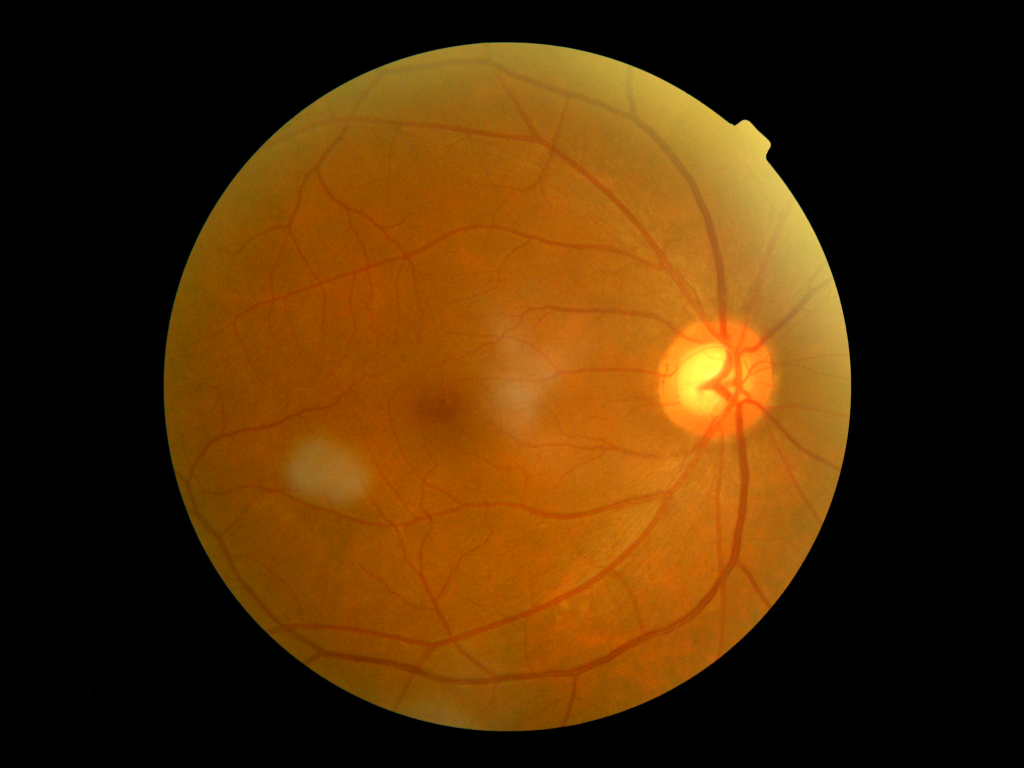
#> input picture images/retinopaty.png, 2048 x 1536 px (shown at 1/2 size)
$ jupyter execute morphology.ipynb
#> lines starting #> are read from the running program, lines starting #| are printed output that depends on the picture; after the words box and inside, x2 and y2 are one past the last pixel; in counts of white or black regions, pixels touching at a corner belong together
[cell 1]
import numpy as np
import cv2
import matplotlib.pyplot as plt

img = cv2.imread('./images/retinopaty.png')
#> img is the input picture: shape (1536, 2048, 3); mean B, G, R 6.7, 44.7, 78.2
img_grayscale = cv2.cvtColor(img, cv2.COLOR_BGR2GRAY)
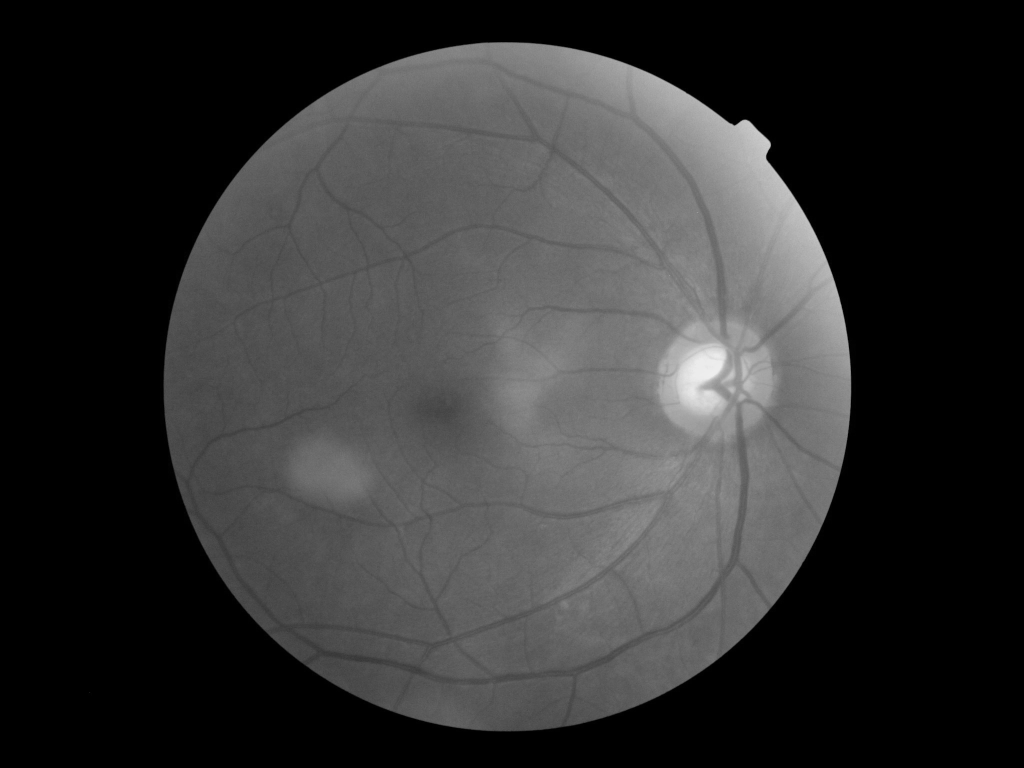
#> img_grayscale: shape (1536, 2048) (shown at 1/2 size); min 0, max 239, mean 50.4

### Top-hat RMP

[cell 2]
def rmp(img, kernel, n):
    cols, rows = tuple(img.shape)
    images = []

    for i in range (1, n + 1):
        M_cw = cv2.getRotationMatrix2D((cols / 2, rows / 2), (i* 360/n), 1)
        rotated = cv2.warpAffine(img, M_cw, (cols,rows))

        opened = cv2.morphologyEx(rotated, cv2.MORPH_OPEN, kernel)

        M_acw = cv2.getRotationMatrix2D((cols / 2, rows / 2), -(i* 360/n), 1)
        opened_rotated = cv2.warpAffine(opened, M_acw, (cols,rows))
        images.append(opened_rotated)

    res = np.zeros(resized_img.shape, dtype=int)
    for x in range(0, resized_img.shape[0]):
        for y in range(0, resized_img.shape[1]):
            res[x][y] = max(images, key=lambda im: im[x][y])[x][y]

    return res

[cell 3]
def resize_img_adaptively(img_gr, img_cnt, dim, interpolation):
    """
    img_gr - original image in grayscale
    img_cnt - max image contour
    """
    (x,y), radius = cv2.minEnclosingCircle(cnt)

    x = int(x); y = int(y); radius = int(radius)

    if x < radius:
        radius = x
    if y < radius:
        radius = y

    crop_img = img_gr[y - radius:y + radius, x - radius:x + radius]

    resized = cv2.resize(crop_img, dim, interpolation=interpolation)

    return resized

[cell 4]
ret, thresh = cv2.threshold(img_grayscale, 0, 255, cv2.THRESH_OTSU)
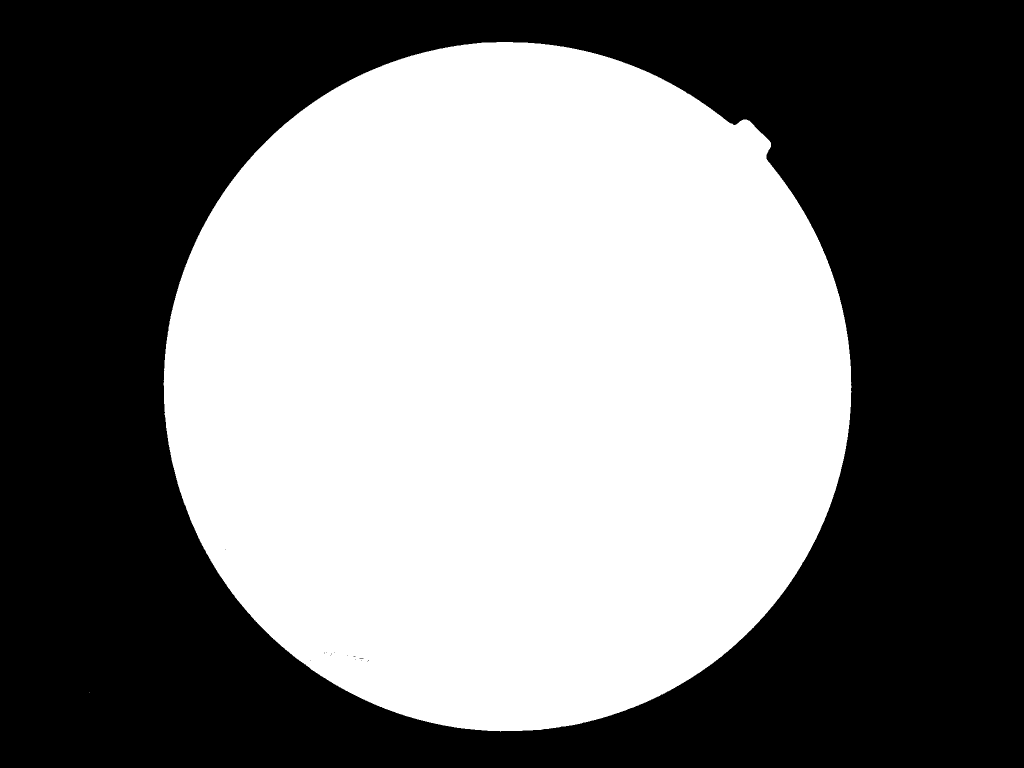
#> thresh: shape (1536, 2048) (shown at 1/2 size); 47.4% white; 2 white regions (1 under 20 px)
#> ret = 53
contours, hierarchy = cv2.findContours(thresh, 1, 2)
#> contours = 17 contours, 16 with area under 20; largest, box (x1, y1, x2, y2) and area: (327, 84, 1703, 1463) 1489083
cnt = max(contours, key = cv2.contourArea)
#> cnt = contour of 2002 points, box (x1, y1, x2, y2) (327, 84, 1703, 1463), area 1489083

resized_img = resize_img_adaptively(img_grayscale, cnt, (240, 240), interpolation=cv2.INTER_AREA)
#> in resize_img_adaptively, `(x,y), radius = cv2.minEnclosingCircle(cnt)`: x = 1024.3; y = 761.2; radius = 703.5
#> in resize_img_adaptively, `x = int(x)`: x = 1024
#> in resize_img_adaptively, `y = int(y)`: y = 761
#> in resize_img_adaptively, `radius = int(radius)`: radius = 703
#> in resize_img_adaptively, `crop_img = img_gr[y - radius:y + radius, x - radius:x + radius]`:
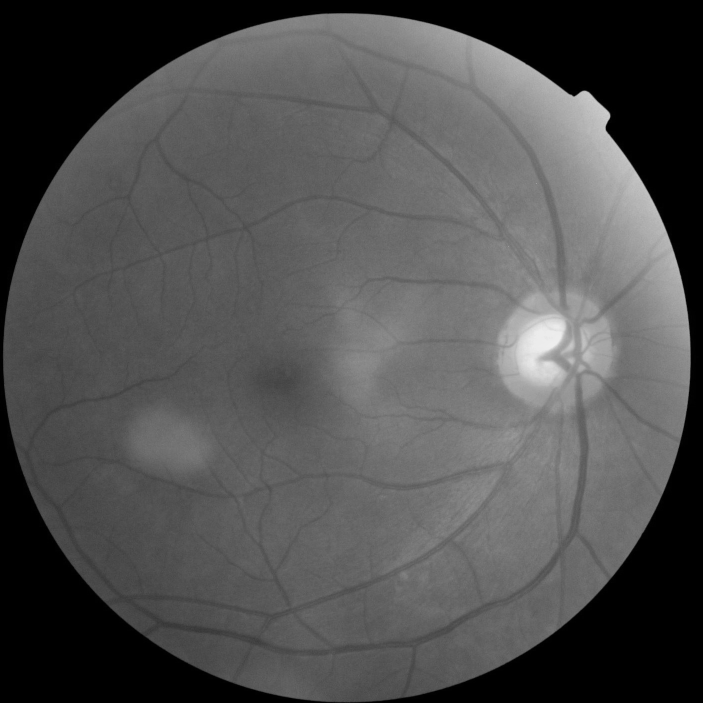
#> crop_img: shape (1406, 1406) (shown at 1/2 size); min 0, max 239, mean 80.2
#> in resize_img_adaptively, `resized = cv2.resize(crop_img, dim, interpolation=interpolation)`:
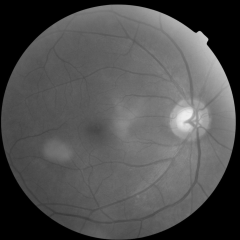
#> resized: shape (240, 240); min 0, max 238, mean 80.2

kernel = np.ones((1,5),np.uint8)
n = 8

img_normalized = np.zeros(resized_img.shape)
img_normalized = cv2.normalize(resized_img,  img_normalized, 0, 255, cv2.NORM_MINMAX)

clahe = cv2.createCLAHE(clipLimit=2.0, tileGridSize=(8,8))
histogram_norm_img = clahe.apply(img_normalized)
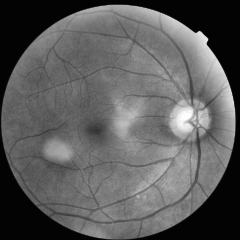
#> histogram_norm_img: shape (240, 240); min 3, max 255, mean 92.5


res = rmp(histogram_norm_img, kernel, n)
#> the loop in rmp, `for i in range (1, n + 1):` made 8 passes
#> pass 1, in rmp, `rotated = cv2.warpAffine(img, M_cw, (cols,rows))`:
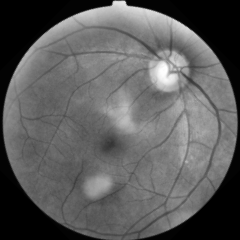
#> rotated: shape (240, 240); min 0, max 254, mean 91.9
#> pass 2, in rmp, `rotated = cv2.warpAffine(img, M_cw, (cols,rows))`:
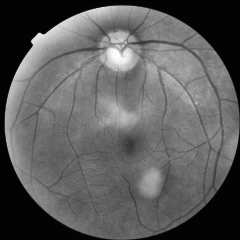
#> rotated: shape (240, 240); min 0, max 255, mean 92.4
#> after the loop in rmp, `for i in range (1, n + 1):`: images = 8 items

fig = plt.figure(figsize=(20, 20))
fig.add_subplot(1, 4, 1)
plt.imshow(resized_img, cmap=plt.cm.gray)
plt.title('Original image')

fig.add_subplot(1, 4, 2)
plt.imshow(histogram_norm_img, cmap=plt.cm.gray)
plt.title('Normalized hist image')

fig.add_subplot(1, 4, 3)
plt.imshow(res, cmap=plt.cm.gray)
plt.title('Applyed RMP')

fig.add_subplot(1, 4, 4)
plt.imshow(histogram_norm_img - res, cmap=plt.cm.gray)
plt.title('Applyed top-hat RMP')
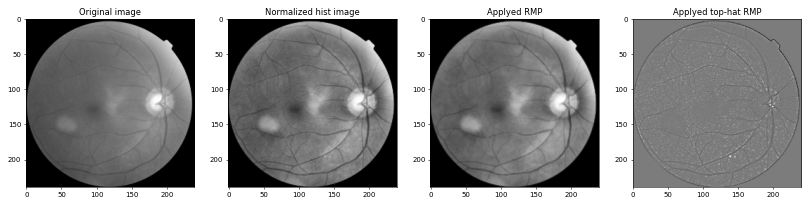
#> figure drawn by matplotlib, 4 panels
